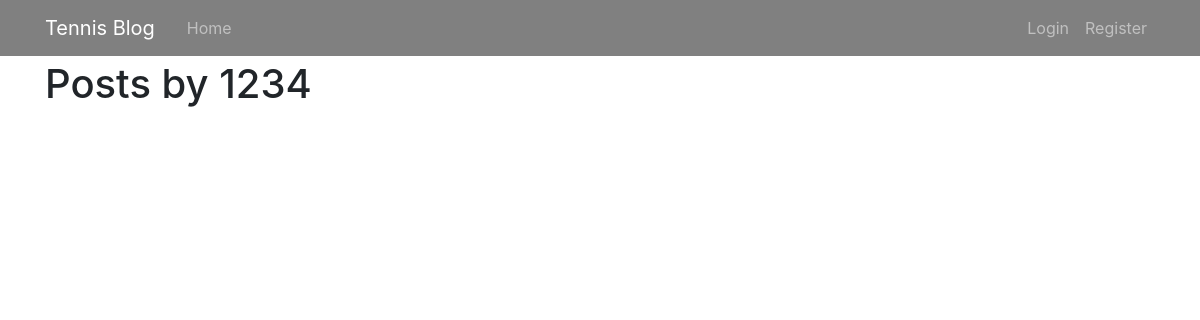
Page /user/1234 on the earlier database version.
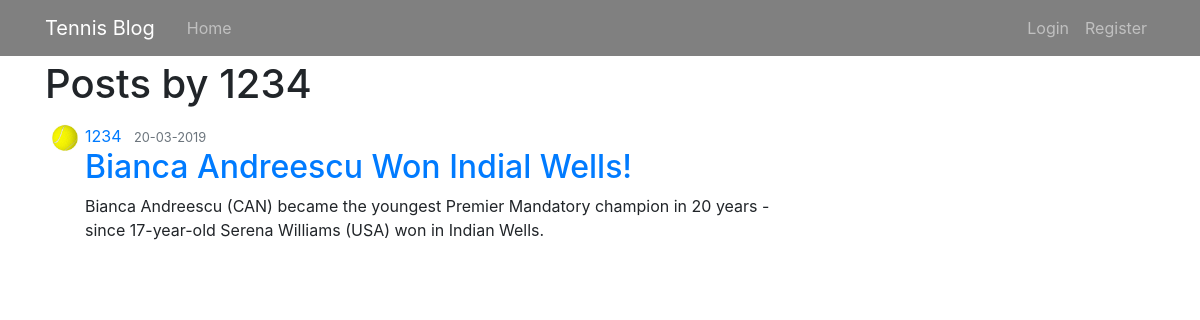
Same page on the later database version.
### tennis_blog.py (models this page shows, shortened)
class User(db.Model, UserMixin):
    id = db.Column(db.Integer, primary_key=True)
    username = db.Column(db.String(20), unique=True, nullable=False)
    email = db.Column(db.String(120), unique=True, nullable=False)
    image_file = db.Column(db.String(20), nullable=False, default='default.jpg')
    password = db.Column(db.String(60), nullable=False)
    posts = db.relationship('Post', backref='author', lazy=True)

class Post(db.Model):
    id = db.Column(db.Integer, primary_key=True)
    title = db.Column(db.String(100), nullable=False)
    date_posted = db.Column(db.DateTime, nullable=False, default=datetime.utcnow)
    content = db.Column(db.Text, nullable=False)
    user_id = db.Column(db.Integer, db.ForeignKey('user.id'), nullable=False)

### tennis_blog.py (the view)
@app.route("/user/<string:username>")
def user_posts(username):
    user = User.query.filter_by(username=username).first_or_404()
    posts = Post.query.filter_by(author=user).order_by(Post.date_posted.desc()).all()
    return render_template('user_posts.html', posts=posts, user=user)

### templates/user_posts.html
{% extends "position.html" %}
{% block content %}
    <h1 class="mb-3">Posts by {{ user.username }}</h1>
    {% for post in posts %}
        <article class="media content-section">
            <img class="rounded-circle article-img" style="width: 40px" src="/static/acc_image/default.jpg">
          <div class="media-body">
            <div class="article-metadata">
              <a class="mr-2" href="{{ url_for('user_posts', username=post.author.username) }}">{{ post.author.username }}</a>
              <small class="text-muted">{{ post.date_posted.strftime('%d-%m-%Y') }}</small>
            </div>
            <h2><a class="article-title" href="{{ url_for('post', post_id=post.id) }}">{{ post.title }}</a></h2>
            <p class="article-content">{{ post.content }}</p>
          </div>
        </article>
    {% endfor %}
{% endblock  content %}

### templates/position.html (shortened to what this page needs)
<!DOCTYPE html>
<html>
<head>
    <link rel="stylesheet" href="https://maxcdn.bootstrapcdn.com/bootstrap/4.0.0/css/bootstrap.min.css"
>
</head>
<body>
    <header class="site-header">
      <nav class="navbar navbar-expand-md navbar-dark bg-steel fixed-top" style="background-color: grey;"> <! top: 250px; margin-top: 250px;">
        <div class="container">
          <a class="navbar-brand mr-4" href="/">Tennis Blog</a>
          <div class="collapse navbar-collapse" id="navbarToggle">
            <div class="navbar-nav mr-auto">
              <a class="nav-item nav-link" href="{{ url_for('home') }}">Home</a>
            </div>
            <div class="navbar-nav">
              {% if current_user.is_authenticated %}
                <a class="nav-item nav-link" href="{{ url_for('new_post') }}">New Post</a>
                <a class="nav-item nav-link" href="{{ url_for('account') }}">Account</a>
                <a class="nav-item nav-link" href="{{ url_for('logout') }}">Logout</a>
              {% else %}
                <a class="nav-item nav-link" href="{{ url_for('login') }}">Login</a>
                <a class="nav-item nav-link" href="{{ url_for('register') }}">Register</a>
              {% endif %}
            </div>
          </div>
        </div>
      </nav>
    </header>
    <main role="main" class="container">
      <div class="row" style="top: 250px; margin-top: 60px;">
        <div class="col-md-8">
          {% block content %}{% endblock %}
        </div>
      </div>
    </main>
</body>
</html>

Differences in the rows shown:
added Post: author.username "1234", date_posted "20-03-2019", title "Bianca Andreescu Won Indial Wells!", content "Bianca Andreescu (CAN) became the youngest Premier Mandatory champion in 20 years - since 17-year-old Serena Williams (USA) won in Indian Wells."
